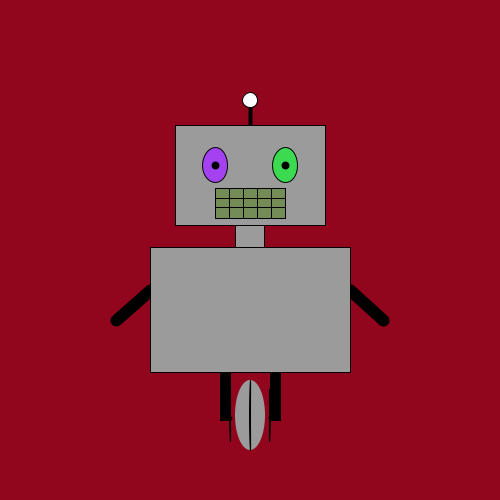
Frame 1 (no input)
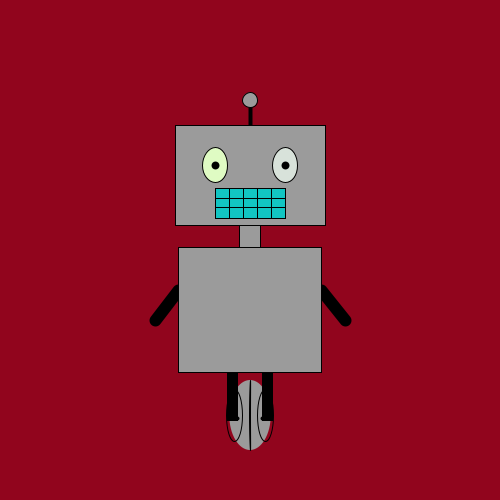
Frame 60 (the mouse pressed at the canvas centre just before this capture)
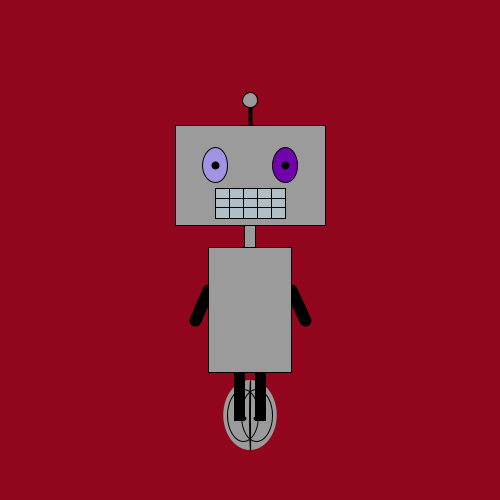
Frame 120 (the mouse held since frame 60 and released just before this capture)

The Processing sketch that drew these frames (run headless with seeded random() and noise(); from frame 60 on, the mouse is pressed at the canvas centre):

// Processing sketch: Finalizing
// ── Finalizing.pde
//SP-1
Brobot brobot;
Brobot brobot1;

void setup() {
  size(500, 500);
  smooth();
  brobot = new Brobot(width/2);
  //brobot1 = new Brobot(100);
}

void draw() {

  background(145, 5, 29);
  //heartbeat = (200 - frameCount%400);
  brobot.drawBrobot();
  //brobot1.drawBrobot();
}

// ── Class.pde
import java.util.ArrayList;

class Brobot {
  
  ArrayList<Float> teethXPosition;
  ArrayList<Float> teethYPosition;
  
  float leftEyeRed;
  float leftEyeGreen;
  float leftEyeBlue;

  float rightEyeRed;
  float rightEyeGreen;
  float rightEyeBlue;

  float mouthRed;
  float mouthGreen;
  float mouthBlue;

  float headX;
  float headY;

  float mouthX;
  float mouthY;

  float neckX;
  float neckY;
  float neckW;

  float torsoX;
  float torsoY;
  float torsoW;
  float torsoH;
  float torsoMaxBredde;
  float torsoMinBredde;

  float rightLegX;
  float rightLegY;
  float leftLegX;
  float leftLegY;
  float legW;
  float legH;
  float legChange=0;

  float hjulbenX;
  float hjulbenY;
  float hjulbenW;

  int heartbeat;
  float direction;
  float change = 0.5;

  //Constructor
  Brobot(float tempX) {
    //Diverse variabler
    torsoX = tempX;
    torsoY = 310;
    torsoW = 200;
    torsoH = 125;
    rightLegX = torsoX-torsoW/8;
    rightLegY = 396;
    leftLegX = torsoX+torsoW/8;
    leftLegY = 396;
    legW = 10;
    legH = 48;
  }

  //Tegner Brobot
  void drawBrobot() {
    rectMode(CENTER);
    ellipseMode(CENTER);
    headX = torsoX;
    headY = torsoY - 135; //175 for referance

    drawAntenna();
    drawHead();
    drawEyes();
    drawMouth();
    drawTeeth();
    drawNeck();
    drawArms();
    drawWheel();
    drawLegs();
    drawTorso();
  }
  
  void drawAntenna() {
    //Brobots antenne
    strokeWeight(4);
    line(headX, headY-50, headX, headY-75);

    //Kuglen på antennen
    strokeWeight(1);
    ellipse(headX, headY-75, 15, 15);
  }

  void drawHead() {
    //Brobots hovede
    strokeWeight(1);
    fill(155);
    rect(headX, headY, 150, 100);
  }

  void drawEyes() {
    //Brobots øjne
    strokeWeight(1);
    leftEyeRed = random(255);
    leftEyeGreen = random(255);
    leftEyeBlue = random(255);
    fill(leftEyeRed, leftEyeGreen, leftEyeBlue);
    ellipse(headX-35, headY-10, 25, 35);

    rightEyeRed = random(255);
    rightEyeGreen = random(255);
    rightEyeBlue = random(255);
    fill(rightEyeRed, rightEyeGreen, rightEyeBlue);
    ellipse(headX+35, headY-10, 25, 35);

    //Brobots pupiller
    strokeWeight(8);
    point(headX-35, headY-10);
    point(headX+35, headY-10);
  }

  void drawMouth() {
    //Brobots mund
    strokeWeight(1);
    mouthRed = random(255);
    mouthGreen = random(255);
    mouthBlue = random(255);
    fill(mouthRed, mouthGreen, mouthBlue);
    rect(headX, headY+28, 70, 30);
  }

  void drawTeeth() {
    //Brobots tænder (horisontal)
    line(headX-35, headY+23, headX+35, headY+23);
    line(headX-35, headY+32, headX+35, headY+32);
    //Lav tænderne med array og et loop, så de kan skifte farve for hver tand.
    //Brobots tænder (vertical) 14
    line(headX-21, headY+13, headX-21, headY+43);
    line(headX-7, headY+13, headX-7, headY+43);
    line(headX+7, headY+13, headX+7, headY+43);
    line(headX+21, headY+13, headX+21, headY+43);
  }

  void drawNeck() {
    //Brobots hals
    fill(155);
    neckX = torsoX;
    neckY = torsoY-72;
    neckW = torsoW/7;
    rect(neckX, neckY, neckW, 25);
  }

  void drawArms() {
    //Brobots venstre arm
    strokeWeight(12);
    line(torsoX+torsoW/2, 290, torsoW/6+torsoX+torsoW/2, 320);

    //Brobots højre arm
    line(torsoX-torsoW/2, 290, -torsoW/6+torsoX-torsoW/2, 320);
  }

  void drawWheel() {
    //Brobots hjulben (Dette er selve hjulet)
    noStroke();
    hjulbenX = torsoX;
    hjulbenY = 415;
    hjulbenW = 30;
    ellipse(hjulbenX, hjulbenY, 30+(40-torsoW/5), 70);

    //Linjerne i hjulet
    stroke(0);
    strokeWeight(1);
    //line(hjulbenX-hjulbenW/3, 388, hjulbenX-hjulbenW/3, 440);
    //line(hjulbenX, 380, hjulbenX, 450);
    //line(hjulbenX+hjulbenW/3, 388, hjulbenX+hjulbenW/3, 440);
    noFill();
    direction = cos((2*PI*(frameCount)/400));
    println(direction);

    ellipse(hjulbenX-hjulbenW/3-10*direction, 415, 1+52*(200-torsoW)/200, 52);       //Højre
    ellipse(hjulbenX+hjulbenW/3+10*direction, 415, 1+52*(200-torsoW)/200, 52);
    //ellipse(hjulbenX-hjulbenW/3+(15-torsoW*hjulbenW/600) ,415, 1, 52);
    ellipse(hjulbenX, 415, 1, 70);                  //Midter "Linjen"
    //ellipse(hjulbenX+hjulbenW/3-(200*hjulbenW/600-torsoW*hjulbenW/600) ,415, 1+52*(200-torsoW)/200, 52);     //Venstre
  }

  void drawLegs() {
    //Brobots ben
    stroke(0);
    fill(0);
    strokeWeight(1);

    //Højre Ben
    if (torsoW<10 && torsoW>0) {
      legChange +=change;
    }
    rightLegX = torsoX-torsoW/8;
    //rect(rightLegX, rightLegY, legW, legH);
    rect(rightLegX, rightLegY, legW+legChange, legH);
    //println(legChange + " - " + change);

    //Venstre ben
    leftLegX = torsoX+torsoW/8;
    rect(leftLegX, leftLegY, legW+legChange, legH);

    //Hænglserne
    strokeWeight(4);
    //Right dot
    point(rightLegX+(legW+legChange)/2, 418);
    //Left dot
    point(leftLegX-(legW+legChange)/2, 418);
  }

  void drawTorso() {
    //Brobots torso ---- Er hernede da den skygger over hemmelighederne bag torso.
    strokeWeight(1);
    fill(155);
    rect(torsoX, torsoY, torsoW, torsoH);
    torsoW = torsoW+change;           // Opdaterer bredden

    //Hvis rect når højre bredde på torsos størrelse, skift da retning til venstre
    if (torsoW >= 200) {
      change = -1;
    }

    //Hvis rect når venstre bredde på torsos størrelse, skift retning til højre
    if (torsoW <= 0) {
      change = 1;
    }
  }
}
